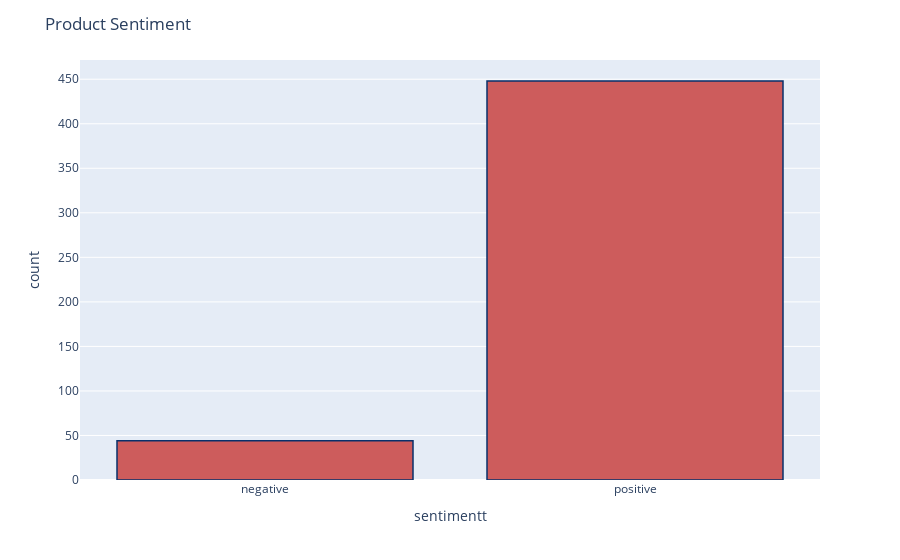

The notebook cell this image was saved under:
### Code cell
df['sentimentt'] = df['sentiment'].replace({-1 : 'negative'})
df['sentimentt'] = df['sentimentt'].replace({1 : 'positive'})
fig = px.histogram(df, x="sentimentt")
fig.update_traces(marker_color="indianred",marker_line_color='rgb(8,48,107)',
                  marker_line_width=1.5)
fig.update_layout(title_text='Product Sentiment')
fig.show()

### Figure 1 — Plotly figure (JSON) as saved in the notebook; plotly's stock layout.template omitted (floating-point values rounded to 4 significant figures; data arrays with more than 128 entries replaced by an {"elided": "..."} marker saying what was removed)
{"data": [{"alignmentgroup": "True", "bingroup": "x", "hovertemplate": "sentimentt=%{x}<br>count=%{y}<extra></extra>", "legendgroup": "", "marker": {"color": "indianred", "line": {"color": "rgb(8,48,107)", "width": 1.5}, "pattern": {"shape": ""}}, "name": "", "offsetgroup": "", "orientation": "v", "showlegend": false, "type": "histogram", "x": {"elided": "492 str values"}, "xaxis": "x", "yaxis": "y"}], "layout": {"barmode": "relative", "legend": {"tracegroupgap": 0}, "margin": {"t": 60}, "title": {"text": "Product Sentiment"}, "xaxis": {"anchor": "y", "domain": [0, 1], "title": {"text": "sentimentt"}}, "yaxis": {"anchor": "x", "domain": [0, 1], "title": {"text": "count"}}}}
